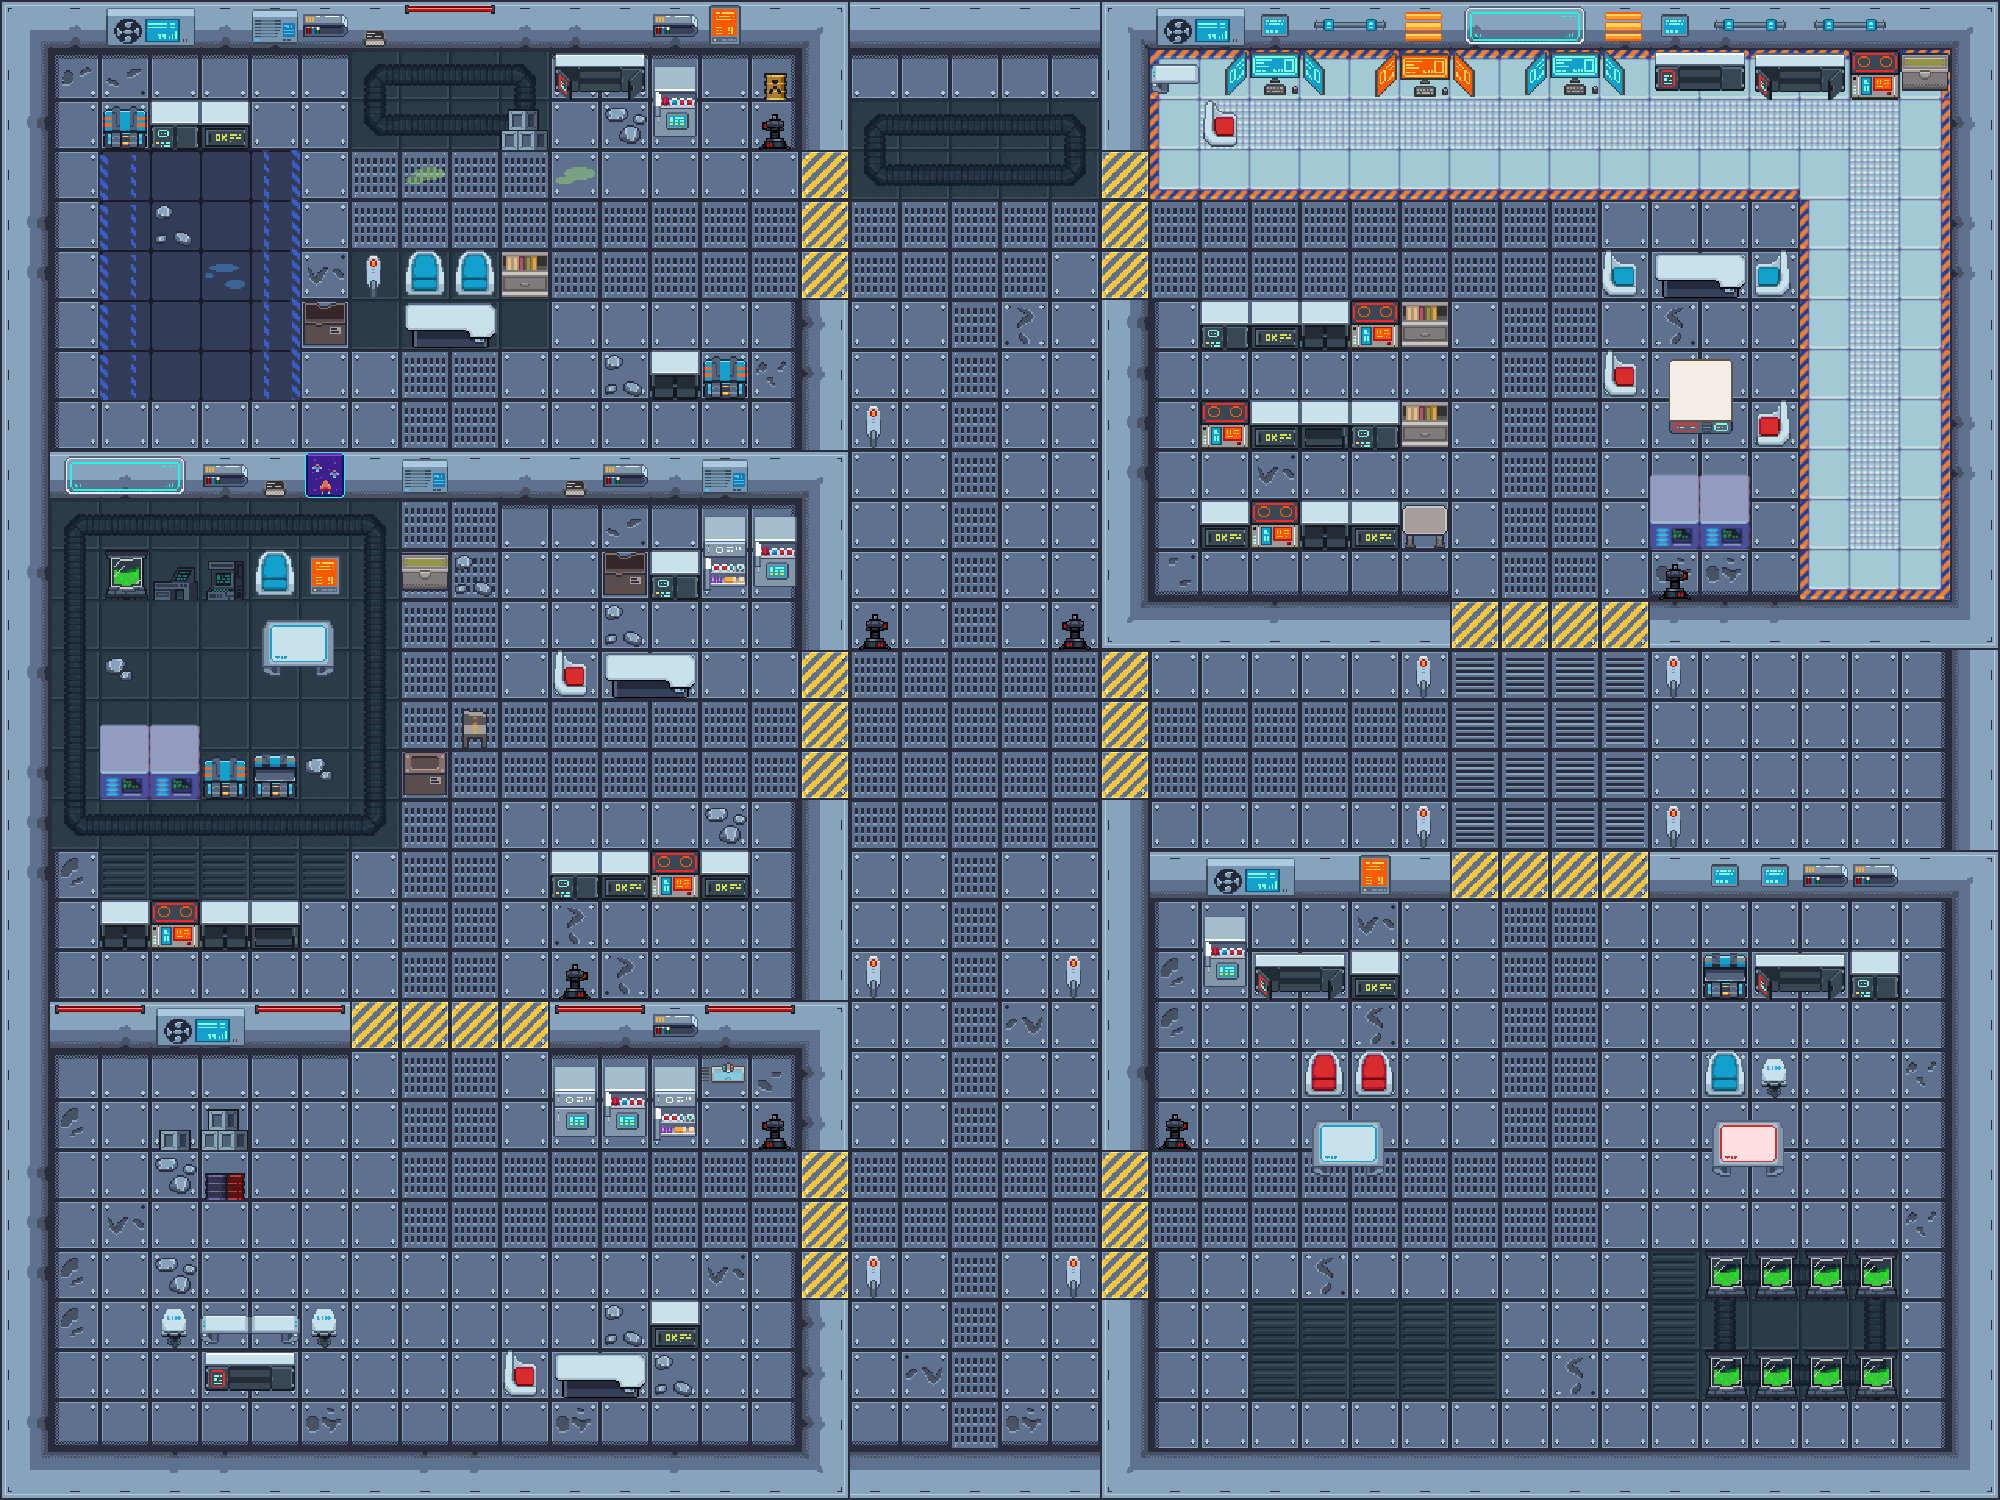

A level layout from a 2D game, rendered from its tile map. Below: a short description, then the map file with tile-grid data replaced by summaries:
An orthogonal 40x30 tile map with 50x50 px tiles, 2 tile layers (Capa de patrones 1, Capa de Decoracion), 7 tilesets and 66 objects (46x object, 20x p).

<map version="1.10" tiledversion="1.11.2" orientation="orthogonal" renderorder="right-down" width="40" height="30" tilewidth="50" tileheight="50" infinite="0" nextlayerid="7" nextobjectid="96">
 <tileset firstgid="1" name="tileSetx50" tilewidth="50" tileheight="50" tilecount="100" columns="10">
  <image source="tileSetx50.png" width="500" height="500" />
 </tileset>
 <tileset firstgid="101" name="tileset2x50" tilewidth="50" tileheight="50" tilecount="84" columns="14">
  <image source="tileset2x50.png" width="700" height="300" />
 </tileset>
 <tileset firstgid="185" name="level_tileset3x50" tilewidth="50" tileheight="50" tilecount="81" columns="9">
  <image source="level_tileset3x50.png" width="450" height="450" />
 </tileset>
 <tileset firstgid="266" name="pixel-cyberpunk-interior" tilewidth="50" tileheight="50" tilecount="231" columns="21">
  <image source="pixel-cyberpunk-interior.png" width="1050" height="550" />
 </tileset>
 <tileset firstgid="497" name="decor" tilewidth="50" tileheight="50" tilecount="9" columns="3">
  <image source="decor.png" width="150" height="150" />
 </tileset>
 <tileset firstgid="506" name="props and items x3" tilewidth="50" tileheight="50" tilecount="528" columns="24">
  <image source="props and items x3.png" width="1200" height="1100" />
 </tileset>
 <tileset firstgid="1034" name="tileset x3" tilewidth="50" tileheight="50" tilecount="851" columns="37">
  <image source="tileset x3.png" width="1850" height="1150" />
 </tileset>
 <layer id="1" name="Capa de patrones 1" width="40" height="30">
  <data>[1200 cells, 1200 non-empty, 57 distinct tile ids]</data>
 </layer>
 <layer id="6" name="Capa de Decoracion" width="40" height="30">
  <data>[1200 cells, 285 non-empty, 88 distinct tile ids]</data>
 </layer>
 <objectgroup id="4" name="Capa de Objetos 1">
  <object id="4" type="p" x="48" y="0" width="850" height="51" />
  <object id="5" type="p" x="-1" y="2" width="52" height="1497" />
  <object id="6" type="p" x="52.6667" y="450.333" width="747" height="52" />
  <object id="7" type="p" x="802" y="56" width="46" height="94.5" />
  <object id="8" type="p" x="799.333" y="351.5" width="54" height="299.167" />
  <object id="13" type="p" x="50.5" y="1447.33" width="1889" height="52" />
  <object id="14" type="p" x="50.5" y="1002" width="298" height="52" />
  <object id="15" type="p" x="551.5" y="1000" width="247.5" height="52" />
  <object id="16" type="p" x="795" y="802.5" width="54" height="640.667" />
  <object id="17" type="p" x="1100.33" y="802.167" width="54" height="635" />
  <object id="18" type="p" x="1943" y="4.1665" width="54" height="1491.67" />
  <object id="19" type="p" x="1098" y="350.5" width="52" height="298" />
  <object id="22" type="p" x="1152.58" y="853" width="297.5" height="45.5" />
  <object id="23" type="p" x="1153.25" y="597" width="294" height="52" />
  <object id="24" type="p" x="1649.75" y="601.5" width="292" height="45.5" />
  <object id="25" type="p" x="1652.25" y="852" width="334" height="46.5" />
  <object id="29" type="object" x="103" y="101" width="145" height="46.5" />
  <object id="31" type="object" x="405.5" y="52.1667" width="145" height="49" />
  <object id="33" type="object" x="502.167" y="101.167" width="49" height="46.5" />
  <object id="35" type="object" x="550.833" y="50.8333" width="97.5" height="49" />
  <object id="36" type="object" x="650.833" y="53.5" width="49" height="93.5" />
  <object id="38" type="object" x="650.833" y="351" width="96" height="47" />
  <object id="39" type="object" x="751.5" y="49.5" width="49" height="49" />
  <object id="42" type="object" x="351.083" y="250.75" width="197.417" height="47.75" />
  <object id="45" type="object" x="402.833" y="300.167" width="93" height="49" />
  <object id="46" type="object" x="302.5" y="301.167" width="46.5" height="46.5" />
  <object id="49" type="object" x="100.833" y="550.833" width="247.667" height="49" />
  <object id="50" type="object" x="252.833" y="602.167" width="95.6667" height="95.6667" />
  <object id="51" type="object" x="201.5" y="751.5" width="97" height="46" />
  <object id="52" type="object" x="100.833" y="700.833" width="98.3333" height="96.3333" />
  <object id="53" type="object" x="399.5" y="749.5" width="48" height="49" />
  <object id="55" type="object" x="451.5" y="700.833" width="47" height="49" />
  <object id="57" type="object" x="600.833" y="550.167" width="195.667" height="47.5" />
  <object id="58" type="object" x="1149.5" y="50.1667" width="811" height="49" />
  <object id="59" type="object" x="1199.5" y="100.167" width="49" height="49" />
  <object id="60" type="p" x="1102.5" y="51.5" width="43" height="98.5" />
  <object id="63" type="object" x="101.5" y="903" width="198.5" height="45.5" />
  <object id="64" type="object" x="551.5" y="851" width="198" height="46" />
  <object id="65" type="object" x="550" y="652" width="150" height="46" />
  <object id="66" type="object" x="401.5" y="550.5" width="48" height="47.5" />
  <object id="67" type="object" x="1200" y="302.167" width="246" height="46.3333" />
  <object id="68" type="object" x="1201.67" y="400.833" width="246" height="46.3333" />
  <object id="69" type="object" x="1201.67" y="501.5" width="246" height="46.3333" />
  <object id="70" type="object" x="1649.67" y="352.833" width="98.6667" height="245.667" />
  <object id="71" type="object" x="1602.33" y="252.167" width="194" height="46.3333" />
  <object id="72" type="object" x="1748.17" y="400.75" width="49" height="46.5" />
  <object id="73" type="object" x="1600.83" y="344.083" width="49" height="46.5" />
  <object id="74" type="object" x="1700.17" y="201.417" width="49" height="46.5" />
  <object id="76" type="object" x="152.167" y="1102.08" width="95.6667" height="46.5" />
  <object id="77" type="object" x="199.5" y="1152.75" width="49" height="45.1667" />
  <object id="78" type="object" x="151.5" y="1302.08" width="196.333" height="46.5" />
  <object id="79" type="object" x="202.167" y="1352.08" width="95" height="44.5" />
  <object id="80" type="object" x="650.167" y="1302.08" width="49" height="46.5" />
  <object id="81" type="object" x="502.833" y="1352.08" width="144.333" height="46.5" />
  <object id="82" type="object" x="552.833" y="1056.08" width="144.333" height="92.5" />
  <object id="83" type="object" x="698.833" y="1051.42" width="49" height="46.5" />
  <object id="84" type="object" x="1702.83" y="953.417" width="195" height="43.8333" />
  <object id="85" type="object" x="1703.5" y="1051.42" width="93.6667" height="143.833" />
  <object id="86" type="object" x="1702.17" y="1351.42" width="195" height="47.1667" />
  <object id="88" type="object" x="1705.83" y="1251.08" width="195" height="45.8334" />
  <object id="89" type="object" x="1203.17" y="951.75" width="195" height="47.1667" />
  <object id="91" type="object" x="1202.5" y="899.5" width="46.3333" height="49" />
  <object id="92" type="object" x="1302.5" y="1051.5" width="94.3333" height="143.667" />
  <object id="93" type="p" x="456" y="56" width="46" height="94" />
  <object id="94" type="p" x="352" y="55" width="46" height="94" />
  <object id="95" type="p" x="1001" y="1.5" width="850" height="51" />
 </objectgroup>
</map>
